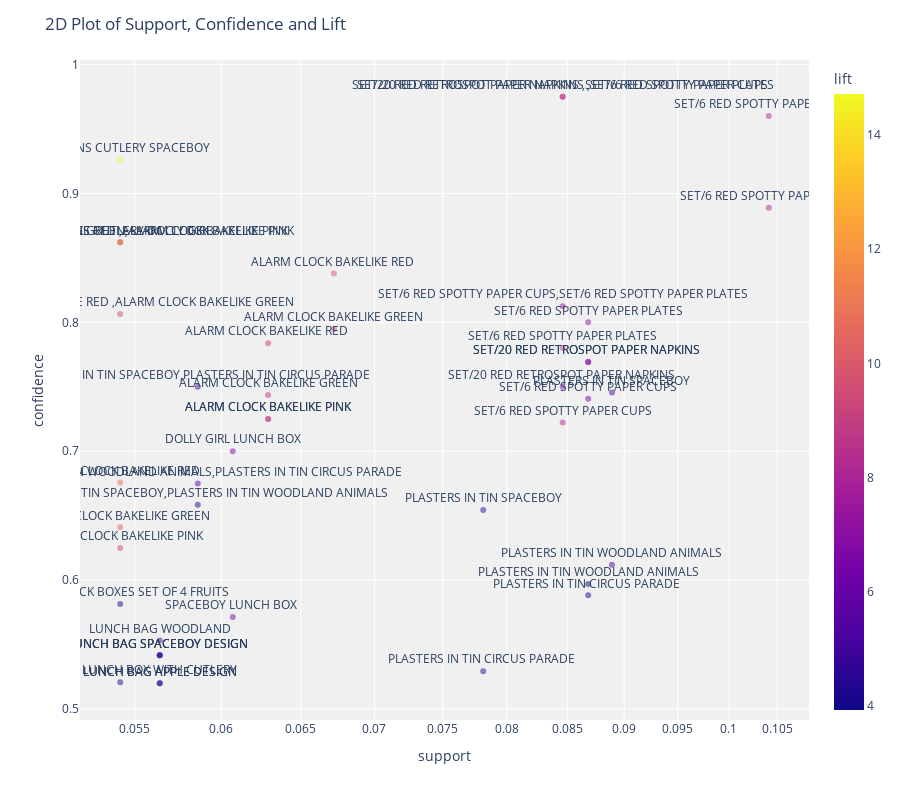

Write notebook code for a chart like this one.
### Code cell
plot_model(model2)

### Figure 1 — Plotly figure (JSON) as saved in the notebook; plotly's stock layout.template omitted (floating-point values rounded to 4 significant figures)
{"data": [{"customdata": [[["SET/20 RED RETROSPOT PAPER NAPKINS ", "SET/6 RED SPOTTY PAPER CUPS"], ["SET/6 RED SPOTTY PAPER PLATES"]], [["SET/20 RED RETROSPOT PAPER NAPKINS ", "SET/6 RED SPOTTY PAPER PLATES"], ["SET/6 RED SPOTTY PAPER CUPS"]], [["SET/6 RED SPOTTY PAPER PLATES"], ["SET/6 RED SPOTTY PAPER CUPS"]], [["CHILDRENS CUTLERY SPACEBOY "], ["CHILDRENS CUTLERY DOLLY GIRL "]], [["SET/6 RED SPOTTY PAPER CUPS"], ["SET/6 RED SPOTTY PAPER PLATES"]], [["CHILDRENS CUTLERY DOLLY GIRL "], ["CHILDRENS CUTLERY SPACEBOY "]], [["ALARM CLOCK BAKELIKE GREEN", "ALARM CLOCK BAKELIKE PINK"], ["ALARM CLOCK BAKELIKE RED "]], [["ALARM CLOCK BAKELIKE RED ", "ALARM CLOCK BAKELIKE PINK"], ["ALARM CLOCK BAKELIKE GREEN"]], [["ALARM CLOCK BAKELIKE RED "], ["ALARM CLOCK BAKELIKE GREEN"]], [["SET/6 RED SPOTTY PAPER CUPS", "SET/6 RED SPOTTY PAPER PLATES"], ["SET/20 RED RETROSPOT PAPER NAPKINS "]], [["ALARM CLOCK BAKELIKE RED ", "ALARM CLOCK BAKELIKE GREEN"], ["ALARM CLOCK BAKELIKE PINK"]], [["SET/6 RED SPOTTY PAPER PLATES"], ["SET/20 RED RETROSPOT PAPER NAPKINS "]], [["ALARM CLOCK BAKELIKE GREEN"], ["ALARM CLOCK BAKELIKE RED "]], [["ALARM CLOCK BAKELIKE RED "], ["ALARM CLOCK BAKELIKE PINK"]], [["SET/6 RED SPOTTY PAPER PLATES"], ["SET/20 RED RETROSPOT PAPER NAPKINS ", "SET/6 RED SPOTTY PAPER CUPS"]], [["SET/20 RED RETROSPOT PAPER NAPKINS "], ["SET/6 RED SPOTTY PAPER PLATES"]], [["SET/20 RED RETROSPOT PAPER NAPKINS "], ["SET/6 RED SPOTTY PAPER CUPS"]], [["PLASTERS IN TIN SPACEBOY", "PLASTERS IN TIN CIRCUS PARADE "], ["PLASTERS IN TIN WOODLAND ANIMALS"]], [["SET/20 RED RETROSPOT PAPER NAPKINS "], ["SET/6 RED SPOTTY PAPER CUPS", "SET/6 RED SPOTTY PAPER PLATES"]], [["PLASTERS IN TIN SPACEBOY"], ["PLASTERS IN TIN WOODLAND ANIMALS"]], [["ALARM CLOCK BAKELIKE GREEN"], ["ALARM CLOCK BAKELIKE PINK"]], [["SET/6 RED SPOTTY PAPER CUPS"], ["SET/20 RED RETROSPOT PAPER NAPKINS "]], [["ALARM CLOCK BAKELIKE PINK"], ["ALARM CLOCK BAKELIKE GREEN"]], [["ALARM CLOCK BAKELIKE PINK"], ["ALARM CLOCK BAKELIKE RED "]], [["SET/6 RED SPOTTY PAPER CUPS"], ["SET/20 RED RETROSPOT PAPER NAPKINS ", "SET/6 RED SPOTTY PAPER PLATES"]], [["DOLLY GIRL LUNCH BOX"], ["SPACEBOY LUNCH BOX "]], [["ALARM CLOCK BAKELIKE RED "], ["ALARM CLOCK BAKELIKE GREEN", "ALARM CLOCK BAKELIKE PINK"]], [["PLASTERS IN TIN WOODLAND ANIMALS", "PLASTERS IN TIN CIRCUS PARADE "], ["PLASTERS IN TIN SPACEBOY"]], [["PLASTERS IN TIN SPACEBOY", "PLASTERS IN TIN WOODLAND ANIMALS"], ["PLASTERS IN TIN CIRCUS PARADE "]], [["PLASTERS IN TIN SPACEBOY"], ["PLASTERS IN TIN CIRCUS PARADE "]], [["ALARM CLOCK BAKELIKE GREEN"], ["ALARM CLOCK BAKELIKE RED ", "ALARM CLOCK BAKELIKE PINK"]], [["ALARM CLOCK BAKELIKE PINK"], ["ALARM CLOCK BAKELIKE RED ", "ALARM CLOCK BAKELIKE GREEN"]], [["PLASTERS IN TIN WOODLAND ANIMALS"], ["PLASTERS IN TIN SPACEBOY"]], [["PLASTERS IN TIN WOODLAND ANIMALS"], ["PLASTERS IN TIN CIRCUS PARADE "]], [["PLASTERS IN TIN CIRCUS PARADE "], ["PLASTERS IN TIN WOODLAND ANIMALS"]], [["ROUND SNACK BOXES SET OF 4 FRUITS "], ["ROUND SNACK BOXES SET OF4 WOODLAND "]], [["SPACEBOY LUNCH BOX "], ["DOLLY GIRL LUNCH BOX"]], [["LUNCH BAG WOODLAND"], ["LUNCH BAG SPACEBOY DESIGN "]], [["LUNCH BAG SPACEBOY DESIGN "], ["LUNCH BAG APPLE DESIGN"]], [["LUNCH BAG SPACEBOY DESIGN "], ["LUNCH BAG RED RETROSPOT"]], [["LUNCH BAG SPACEBOY DESIGN "], ["LUNCH BAG WOODLAND"]], [["PLASTERS IN TIN CIRCUS PARADE "], ["PLASTERS IN TIN SPACEBOY"]], [["STRAWBERRY LUNCH BOX WITH CUTLERY"], ["LUNCH BOX WITH CUTLERY RETROSPOT "]], [["LUNCH BAG APPLE DESIGN"], ["LUNCH BAG SPACEBOY DESIGN "]], [["LUNCH BAG APPLE DESIGN"], ["LUNCH BAG RED RETROSPOT"]]], "hovertemplate": "support=%{x}<br>confidence=%{y}<br>antecedents_short=%{text}<br>antecedents=%{customdata[0]}<br>consequents=%{customdata[1]}<br>lift=%{marker.color}<extra></extra>", "legendgroup": "", "marker": {"color": [8.989, 8.324, 8.196, 14.72, 8.196, 14.72, 10.74, 10.19, 9.904, 7.203, 9.294, 7.092, 9.904, 9.033, 8.989, 7.092, 6.567, 5.16, 7.203, 5.129, 8.57, 6.567, 8.57, 9.033, 8.324, 6.586, 10.74, 5.658, 4.465, 4.437, 10.19, 9.294, 5.129, 4.047, 4.047, 4.188, 6.586, 5.313, 4.994, 4.094, 5.313, 4.437, 4.212, 4.994, 3.93], "coloraxis": "coloraxis", "opacity": 0.5, "symbol": "circle"}, "mode": "markers+text", "name": "", "orientation": "v", "showlegend": false, "text": [["SET/20 RED RETROSPOT PAPER NAPKINS ", "SET/6 RED SPOTTY PAPER CUPS"], ["SET/20 RED RETROSPOT PAPER NAPKINS ", "SET/6 RED SPOTTY PAPER PLATES"], ["SET/6 RED SPOTTY PAPER PLATES"], ["CHILDRENS CUTLERY SPACEBOY "], ["SET/6 RED SPOTTY PAPER CUPS"], ["CHILDRENS CUTLERY DOLLY GIRL "], ["ALARM CLOCK BAKELIKE GREEN", "ALARM CLOCK BAKELIKE PINK"], ["ALARM CLOCK BAKELIKE RED ", "ALARM CLOCK BAKELIKE PINK"], ["ALARM CLOCK BAKELIKE RED "], ["SET/6 RED SPOTTY PAPER CUPS", "SET/6 RED SPOTTY PAPER PLATES"], ["ALARM CLOCK BAKELIKE RED ", "ALARM CLOCK BAKELIKE GREEN"], ["SET/6 RED SPOTTY PAPER PLATES"], ["ALARM CLOCK BAKELIKE GREEN"], ["ALARM CLOCK BAKELIKE RED "], ["SET/6 RED SPOTTY PAPER PLATES"], ["SET/20 RED RETROSPOT PAPER NAPKINS "], ["SET/20 RED RETROSPOT PAPER NAPKINS "], ["PLASTERS IN TIN SPACEBOY", "PLASTERS IN TIN CIRCUS PARADE "], ["SET/20 RED RETROSPOT PAPER NAPKINS "], ["PLASTERS IN TIN SPACEBOY"], ["ALARM CLOCK BAKELIKE GREEN"], ["SET/6 RED SPOTTY PAPER CUPS"], ["ALARM CLOCK BAKELIKE PINK"], ["ALARM CLOCK BAKELIKE PINK"], ["SET/6 RED SPOTTY PAPER CUPS"], ["DOLLY GIRL LUNCH BOX"], ["ALARM CLOCK BAKELIKE RED "], ["PLASTERS IN TIN WOODLAND ANIMALS", "PLASTERS IN TIN CIRCUS PARADE "], ["PLASTERS IN TIN SPACEBOY", "PLASTERS IN TIN WOODLAND ANIMALS"], ["PLASTERS IN TIN SPACEBOY"], ["ALARM CLOCK BAKELIKE GREEN"], ["ALARM CLOCK BAKELIKE PINK"], ["PLASTERS IN TIN WOODLAND ANIMALS"], ["PLASTERS IN TIN WOODLAND ANIMALS"], ["PLASTERS IN TIN CIRCUS PARADE "], ["ROUND SNACK BOXES SET OF 4 FRUITS "], ["SPACEBOY LUNCH BOX "], ["LUNCH BAG WOODLAND"], ["LUNCH BAG SPACEBOY DESIGN "], ["LUNCH BAG SPACEBOY DESIGN "], ["LUNCH BAG SPACEBOY DESIGN "], ["PLASTERS IN TIN CIRCUS PARADE "], ["STRAWBERRY LUNCH BOX WITH CUTLERY"], ["LUNCH BAG APPLE DESIGN"], ["LUNCH BAG APPLE DESIGN"]], "x": [0.0846, 0.0846, 0.1041, 0.0542, 0.1041, 0.0542, 0.0542, 0.0542, 0.0672, 0.0846, 0.0542, 0.0868, 0.0672, 0.0629, 0.0846, 0.0868, 0.0868, 0.0586, 0.0846, 0.0889, 0.0629, 0.0868, 0.0629, 0.0629, 0.0846, 0.0607, 0.0542, 0.0586, 0.0586, 0.0781, 0.0542, 0.0542, 0.0889, 0.0868, 0.0868, 0.0542, 0.0607, 0.0564, 0.0564, 0.0564, 0.0564, 0.0781, 0.0542, 0.0564, 0.0564], "xaxis": "x", "y": [0.975, 0.975, 0.96, 0.9259, 0.8889, 0.8621, 0.8621, 0.8621, 0.8378, 0.8125, 0.8065, 0.8, 0.7949, 0.7838, 0.78, 0.7692, 0.7692, 0.75, 0.75, 0.7455, 0.7436, 0.7407, 0.725, 0.725, 0.7222, 0.7, 0.6757, 0.675, 0.6585, 0.6545, 0.641, 0.625, 0.6119, 0.597, 0.5882, 0.5814, 0.5714, 0.5532, 0.5417, 0.5417, 0.5417, 0.5294, 0.5208, 0.52, 0.52], "yaxis": "y", "type": "scatter", "textposition": "top center"}], "layout": {"xaxis": {"anchor": "y", "domain": [0, 1], "title": {"text": "support"}, "type": "log"}, "yaxis": {"anchor": "x", "domain": [0, 1], "title": {"text": "confidence"}}, "coloraxis": {"colorbar": {"title": {"text": "lift"}}, "colorscale": [[0, "#0d0887"], [0.1111, "#46039f"], [0.2222, "#7201a8"], [0.3333, "#9c179e"], [0.4444, "#bd3786"], [0.5556, "#d8576b"], [0.6667, "#ed7953"], [0.7778, "#fb9f3a"], [0.8889, "#fdca26"], [1, "#f0f921"]]}, "legend": {"tracegroupgap": 0}, "margin": {"t": 60}, "plot_bgcolor": "rgb(240,240,240)", "title": {"text": "2D Plot of Support, Confidence and Lift"}, "height": 800}}
